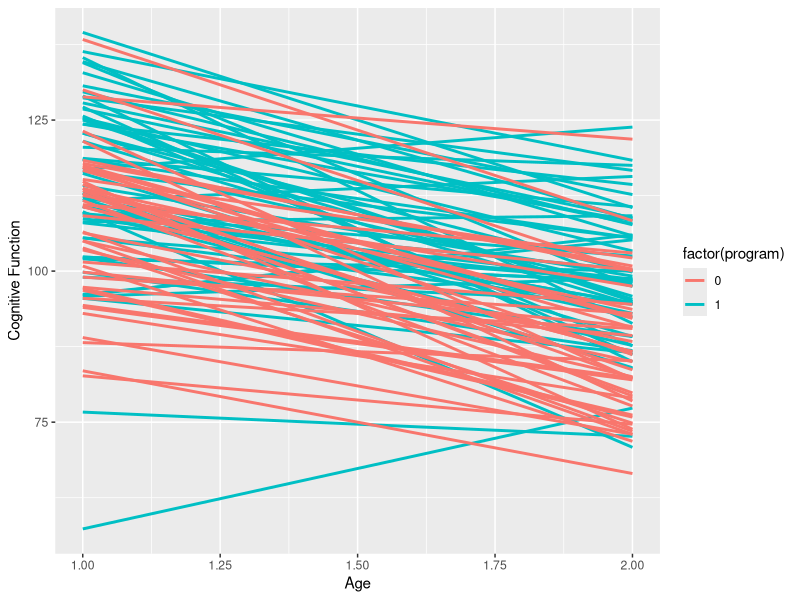
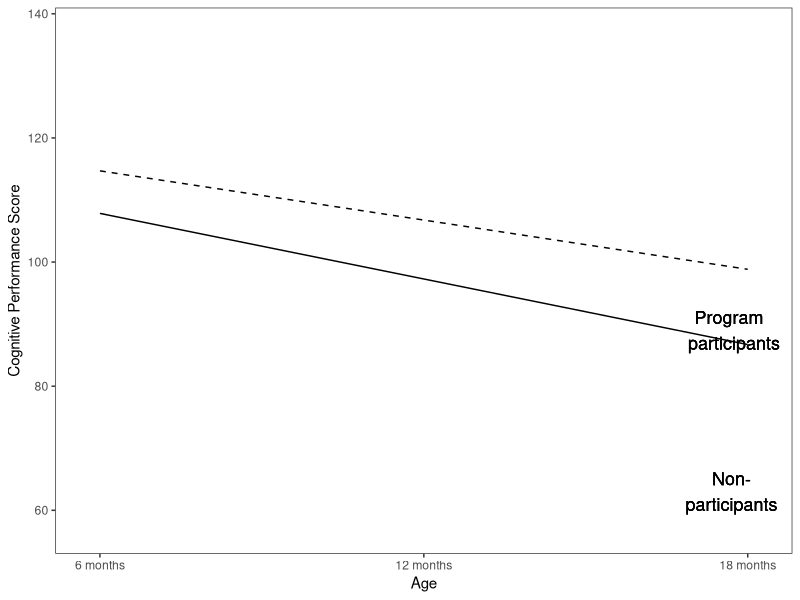

Here is the R script that generated these plots, in order: (Note: this script raises an error after producing the figures.)
##### This lab provides a taste of longitudinal data analysis.
##### It is heavily plagiarized from the CASE longitudinal data workshop 1 code, written by Tyler Matta.
##### The full CASE code is also available on Blackboard.

#### LOAD PACKAGES ####

library(foreign) 	# reads data
library(reshape2) 	# restructures data
library(psych)		# handy for descriptives
library(ggplot2)	# plotting
library(lme4)		# run models
library(lmerTest)	# get significance tests	



#### READ DATA ####

# Note that this is a .dta file, which is indiginous to STATA, and needs to be read by foreign.
# convert.factors = T tells R to use the value labels for factors.

ei<-read.dta("earlyint_pp.dta", convert.factors=T)
head(ei)
str(ei)



#### RESTRUCTURE DATA ####

### BASIC TERMINOLOGY: 
###	Long format: Every L1 observation (i.e., every person's values for every time point) has a row
###				 Values that vary at L2 (but not L1) are repeated
###				 Useful for growth models in MLM
###				 This is the format we're used to seeing
### Wide format: Every L2 observation (i.e., every person) has a row
###				 Values that vary at L1 get their own variables (e.g., there's a variable for T1, a separate variable for T2, etc.)
###				 Useful for getting rank-order stability

### This dataset is in long format. How do we know that?
length(ei$id)

### Convert the dataset to WIDE format:

## DCAST:
# this will drop the time column all together, because it isn't included (because it's redundant with age)


ei.wide<-dcast(ei,
	id+program				# id and program are variables that we want to keep the same (they vary at L2)
	~age,  					# we want to create new variables based on the age variable
	value.var=c("cog"))		# those new variables should contain the value of the cog column

# rename columns for cosmetic purposes:
colnames(ei.wide)<-c("id","program","cog1","cog1.5","cog2")
head(ei.wide)


## RESHAPE:

ei_wide <- reshape(ei, 
	timevar = "time", 			# identifies the variable that will be used to create new variables for the time-varying measures
	idvar = c("id", "program"), # identifies variables that vary at L2 
	direction = "wide")			# which way we're going
	
head(ei_wide)



### Conver the wide dataset to LONG format:

## MELT:

ei.long<-melt(ei.wide,
	id.vars=c("id","program"),  # variable that vary at L2 (i.e., that identify people)
	variable.name="age", 		# name of the index variable (i.e., that codes time)
	value.name="cog")			# name of the variable with the measurement in it

# change the age variable to numeric values:
levels(ei.long$age)[levels(ei.long$age)=="cog1"]<-1
levels(ei.long$age)[levels(ei.long$age)=="cog1.5"]<-1.5
levels(ei.long$age)[levels(ei.long$age)=="cog2"]<-2

# sort by id:
ei.long<-ei.long[order(ei.long$id),]


## RESHAPE:

ei_long <- reshape(ei_wide, 
	varying= list(c("cog.0", "cog.0.5", "cog.1"), 
	c("age.0", "age.0.5", "age.1")), 				# variables in the wide dataset that vary
	v.names= c("cog", "age"), 						# names of the time variant variable in the new (long) dataset
	timevar= "time", 								# variable to be created that will code for time
	times= c(0, .5, 1), 							# values of the time variable
	direction= "long") 								# change to long format


# sort by id:
ei_long<-ei_long[order(ei_long$id),]



#### DESCRIPTIVES ####
## We'll use the original long format file (ei) for all of these.

## Get descriptives of the cog variable for each timepoint
# This uses the psych() package
# It produces descriptives of the variable (cog) for each timepoint (time)

describeBy(ei$cog,ei$time)

## Rank-order stability:

# This is easier to do with the wide dataset, but you may not want to restructure JUST to get some correlations.
# Instead, we'll subset the data:

c1<-subset(ei,time==0.0)
c2<-subset(ei,time==0.5)
c3<-subset(ei,time==1.0)

# Correlation between T1 and T2:
cor(c1$cog,c2$cog,use="pair")

# Correlation between T2 and T3:
cor(c2$cog,c3$cog,use="pair")

# Correlation between T1 and T3:
cor(c1$cog,c3$cog,use="pair")

## Spaghetti plot!

# Plot the slopes/intercepts of everyone:

spaghetti<-ggplot(data=ei, aes(y = cog, x = age)) # sets up initial plot
spaghetti + stat_smooth(method=lm,  			  # estimate a linear model with x and y from above
	aes(group=id, 								  # estimate separate models for each id	
	colour=factor(program)), 					  # plot people who were and were not in the program in different colors	
	se = F) +									  # don't print confidence intervals	
	ylab("Cognitive Function") + xlab("Age")      # set axis labels




#### BASIC LINEAR GROWTH MODELS ####

### Random effects ANOVA/Unconditional Means Model: Does the average level of cognitive performance vary across people?

m1 <- lmer(cog ~ 1 + (1 | id), data = ei)
summary (m1)


## Get ICC here - between-person variance in means at starting point 

L1.var<-as.data.frame(VarCorr(m1))[2,4]
L2.var<-as.data.frame(VarCorr(m1))[1,4]

icc1<-L2.var/(L1.var+L2.var)
icc1

### Unconditional growth model: Does cognitive performance change over time?

## Coding for time:
## 	We have two variables that code for time: age and time
##	Age is uncentered (i.e., there is no 0 value)
##  Time is centered at T1 and increases in steps of .5 (i.e, 0, 0.5, 1.5)
##	That is, I think, kind of confusing, since our coefficients are interpreted in 1-unit increases
##  Let's create a new time variable that's still centered at T1 but which increase in steps of 1, 
##	so a 1-unit increase captures change over 6 months:
		
ei$time2[ei$time==0]<-0
ei$time2[ei$time==0.5]<-1
ei$time2[ei$time==1.0]<-2

## Run the model, predicting cog from our centered time variable, with a random intercept and random slope:

m2<-lmer(cog~time2 + (time2|id), data=ei)
summary(m2)

## Get 2nd ICC here - between-person variance in slopes
 
L1.res.var<-as.data.frame(VarCorr(m2))[4,4]
L2.int.var<-as.data.frame(VarCorr(m2))[1,4]
L2.slope.var<-as.data.frame(VarCorr(m2))[2,4]

icc2<-L2.slope.var/(L1.res.var+L2.int.var+L2.slope.var)


### Conditional growth model: Is change in cognitive performance conditional on program enrollment?

## Add program as a predictor of both the intercept and the slope:

m3<-lmer(cog ~ time2*program + (time2|id), data=ei)
summary(m3)


### Model Comparisons:

## We can use the anova() function to run the chi-square test on the deviances of the nested models.
## Because we have different fixed effects in the models we're comparing, it's more appropriate to compare the deviances
## obtained from models estimated with full maximum-likelihood, rather than from models estimated with restricted estimation ML (REML).
## REML is the default estimation mode in lme4, nlme, and SPSS because it does a better job of estiamting the random effects, esp. w/ small samples.
## In the CASE syntax, you'll see the command "REML = F" in the lmer equations, and this is why.
## However, anova() automatically re-runs the models with ML and produces the chi-sq test based on those deviances.
## In my opinion, this is a better option than just estimating all of your models with ML, 
## because you want the robust estimates REML provides for substantive interpretations.

anova(m2,m3)


### Plot the cross-level interaction:

# save the fixed effects from m3
m3_fe <- fixef(m3)	

# write the equations for both groups as functions
prog0= function(x){													
	m3_fe[1] + m3_fe[3]*(0) + m3_fe[2]*(x) + m3_fe[4]*(0)*(x)	
	}			
prog1= function(x){
	m3_fe[1] + m3_fe[3]*(1) + m3_fe[2]*(x) + m3_fe[4]*(1)*(x)
	}

# make a dataframe that encodes the time variable
tmp1<-data.frame(x=seq(from=0,to=2,by=1))		

# set the base plot
m3_fit <- qplot(x, data=tmp1)					

# fancy it up:

m3_fit + 
	stat_function(fun=prog1, linetype="dashed") + # make a dashed line for the people in the program based on the function 
	 geom_text(aes(label="Program \n participants", x=1.95, y= 89, size=1)) + # label the program group line
	stat_function(fun=prog0) +
	 geom_text(aes(label="Non-\nparticipants", x=1.95, y= 63, size=1)) +
   	theme_bw() +
   	theme(panel.grid.major = element_blank(), # don't print grid lines
		  panel.grid.minor = element_blank()) +
    scale_x_continuous(breaks = c(0, 1, 2), label=c("6 months", "12 months", "18 months"), "Age") +	# label the X axis
	scale_y_continuous(limits = c(min(ei$cog), max(ei$cog)),# restrict the y axis to be within the observed range of cog
	                   "Cognitive Performance Score") +		# label the y axis
	theme(legend.position="none") # don't print a legend (since you have the line labels)



#### POLYNOMIAL GROWTH MODELS ####

## These analyses uses the "wgt.dta" data file, which has 4 timepoints (except for participant # 45, who has 5 for some reason).

wgt<-read.dta("wgt.dta", convert.factors=T)
head(wgt)

# recode gender (1: male, 2: female) to (0: male, 1: female)
wgt$female <- wgt$gender -1


### Coding Time

## Notice that there are two variables that code for time:
##	"occ" is a fixed value from 1:4 that codes the measurement occassion
##  "age" is the participant's actual age in years (all are ~ 6wks @ T1, so these are fractional values)


# center occ @ t1
wgt$occ_c<-wgt$occ-1

# center age around average age @ t1:
wgt.t1<-subset(wgt, occ==1)
wgt$age_c<-wgt$age-(mean(wgt.t1$age))


# run conditional growth models to compare the effects of centering:
mod1<-lmer(weight~occ_c + (occ_c|id), data=wgt)
mod2<-lmer(weight~age_c + (age_c|id), data=wgt)
mod3<-lmer(weight~age + (age|id), data=wgt)


### Proceed with the uncentered age variable, and include the polynomial:

wgt$age2<-(wgt$age)^2

# Try getting the random effects of age, age2 and the intercept:
mod4<-lmer(weight~ age + age2 + (age + age2 | id), data=wgt)

# Remove the random effect of age2:
mod5<-lmer(weight~ age + age2 + (age | id), data=wgt)
summary(mod5)


# Include gender (female) as an L2 predictor of the intercept and both slopes:
mod6<-lmer(weight~age*female + age2*female + (age|id), data=wgt)
summary(mod6)

 
